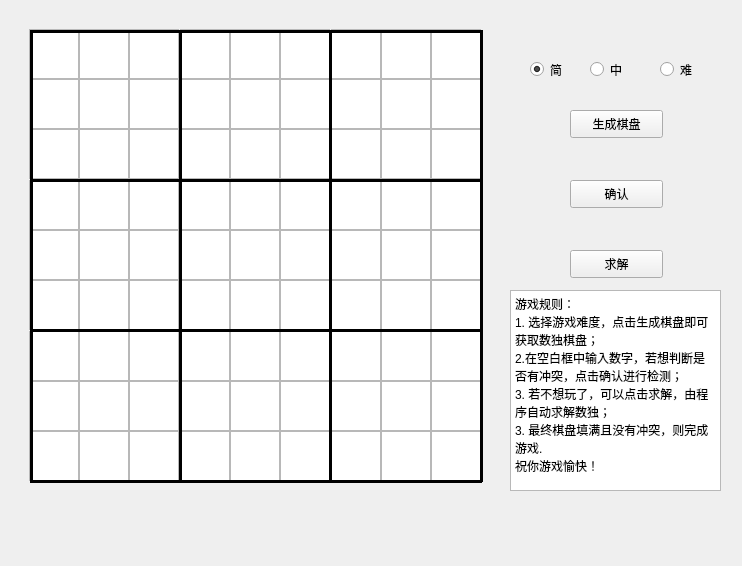
<?xml version="1.0" encoding="UTF-8"?>
<ui version="4.0">
 <class>MainWindow</class>
 <widget class="QMainWindow" name="MainWindow">
  <property name="geometry">
   <rect>
    <x>0</x>
    <y>0</y>
    <width>742</width>
    <height>566</height>
   </rect>
  </property>
  <property name="windowTitle">
   <string>MainWindow</string>
  </property>
  <widget class="QWidget" name="centralWidget">
   <widget class="QTextEdit" name="rank11">
    <property name="geometry">
     <rect>
      <x>29</x>
      <y>29</y>
      <width>50</width>
      <height>50</height>
     </rect>
    </property>
    <property name="font">
     <font>
      <family>Arial</family>
      <pointsize>18</pointsize>
     </font>
    </property>
   </widget>
   <widget class="QTextEdit" name="rank12">
    <property name="geometry">
     <rect>
      <x>79</x>
      <y>29</y>
      <width>50</width>
      <height>50</height>
     </rect>
    </property>
    <property name="font">
     <font>
      <family>Arial</family>
      <pointsize>18</pointsize>
     </font>
    </property>
   </widget>
   <widget class="QTextEdit" name="rank13">
    <property name="geometry">
     <rect>
      <x>129</x>
      <y>29</y>
      <width>50</width>
      <height>50</height>
     </rect>
    </property>
    <property name="font">
     <font>
      <family>Arial</family>
      <pointsize>18</pointsize>
     </font>
    </property>
    <property name="autoFillBackground">
     <bool>false</bool>
    </property>
    <property name="lineWrapColumnOrWidth">
     <number>2</number>
    </property>
    <property name="cursorWidth">
     <number>2</number>
    </property>
   </widget>
   <widget class="QTextEdit" name="rank14">
    <property name="geometry">
     <rect>
      <x>180</x>
      <y>29</y>
      <width>50</width>
      <height>50</height>
     </rect>
    </property>
    <property name="font">
     <font>
      <family>Arial</family>
      <pointsize>18</pointsize>
     </font>
    </property>
   </widget>
   <widget class="QTextEdit" name="rank15">
    <property name="geometry">
     <rect>
      <x>230</x>
      <y>29</y>
      <width>50</width>
      <height>50</height>
     </rect>
    </property>
    <property name="font">
     <font>
      <family>Arial</family>
      <pointsize>18</pointsize>
     </font>
    </property>
   </widget>
   <widget class="QTextEdit" name="rank16">
    <property name="geometry">
     <rect>
      <x>280</x>
      <y>29</y>
      <width>50</width>
      <height>50</height>
     </rect>
    </property>
    <property name="font">
     <font>
      <family>Arial</family>
      <pointsize>18</pointsize>
     </font>
    </property>
   </widget>
   <widget class="QTextEdit" name="rank18">
    <property name="geometry">
     <rect>
      <x>381</x>
      <y>29</y>
      <width>50</width>
      <height>50</height>
     </rect>
    </property>
    <property name="font">
     <font>
      <family>Arial</family>
      <pointsize>18</pointsize>
     </font>
    </property>
   </widget>
   <widget class="QTextEdit" name="rank17">
    <property name="geometry">
     <rect>
      <x>331</x>
      <y>29</y>
      <width>50</width>
      <height>50</height>
     </rect>
    </property>
    <property name="font">
     <font>
      <family>Arial</family>
      <pointsize>18</pointsize>
     </font>
    </property>
   </widget>
   <widget class="QTextEdit" name="rank19">
    <property name="geometry">
     <rect>
      <x>431</x>
      <y>29</y>
      <width>50</width>
      <height>50</height>
     </rect>
    </property>
    <property name="font">
     <font>
      <family>Arial</family>
      <pointsize>18</pointsize>
     </font>
    </property>
   </widget>
   <widget class="QTextEdit" name="rank29">
    <property name="geometry">
     <rect>
      <x>431</x>
      <y>79</y>
      <width>50</width>
      <height>50</height>
     </rect>
    </property>
    <property name="font">
     <font>
      <family>Arial</family>
      <pointsize>18</pointsize>
     </font>
    </property>
   </widget>
   <widget class="QTextEdit" name="rank23">
    <property name="geometry">
     <rect>
      <x>129</x>
      <y>79</y>
      <width>50</width>
      <height>50</height>
     </rect>
    </property>
    <property name="font">
     <font>
      <family>Arial</family>
      <pointsize>18</pointsize>
     </font>
    </property>
   </widget>
   <widget class="QTextEdit" name="rank25">
    <property name="geometry">
     <rect>
      <x>230</x>
      <y>79</y>
      <width>50</width>
      <height>50</height>
     </rect>
    </property>
    <property name="font">
     <font>
      <family>Arial</family>
      <pointsize>18</pointsize>
     </font>
    </property>
   </widget>
   <widget class="QTextEdit" name="rank21">
    <property name="geometry">
     <rect>
      <x>29</x>
      <y>79</y>
      <width>50</width>
      <height>50</height>
     </rect>
    </property>
    <property name="font">
     <font>
      <family>Arial</family>
      <pointsize>18</pointsize>
     </font>
    </property>
   </widget>
   <widget class="QTextEdit" name="rank22">
    <property name="geometry">
     <rect>
      <x>79</x>
      <y>79</y>
      <width>50</width>
      <height>50</height>
     </rect>
    </property>
    <property name="font">
     <font>
      <family>Arial</family>
      <pointsize>18</pointsize>
     </font>
    </property>
   </widget>
   <widget class="QTextEdit" name="rank28">
    <property name="geometry">
     <rect>
      <x>381</x>
      <y>79</y>
      <width>50</width>
      <height>50</height>
     </rect>
    </property>
    <property name="font">
     <font>
      <family>Arial</family>
      <pointsize>18</pointsize>
     </font>
    </property>
   </widget>
   <widget class="QTextEdit" name="rank27">
    <property name="geometry">
     <rect>
      <x>331</x>
      <y>79</y>
      <width>50</width>
      <height>50</height>
     </rect>
    </property>
    <property name="font">
     <font>
      <family>Arial</family>
      <pointsize>18</pointsize>
     </font>
    </property>
   </widget>
   <widget class="QTextEdit" name="rank24">
    <property name="geometry">
     <rect>
      <x>180</x>
      <y>79</y>
      <width>50</width>
      <height>50</height>
     </rect>
    </property>
    <property name="font">
     <font>
      <family>Arial</family>
      <pointsize>18</pointsize>
     </font>
    </property>
   </widget>
   <widget class="QTextEdit" name="rank26">
    <property name="geometry">
     <rect>
      <x>280</x>
      <y>79</y>
      <width>50</width>
      <height>50</height>
     </rect>
    </property>
    <property name="font">
     <font>
      <family>Arial</family>
      <pointsize>18</pointsize>
     </font>
    </property>
   </widget>
   <widget class="QTextEdit" name="rank41">
    <property name="geometry">
     <rect>
      <x>29</x>
      <y>180</y>
      <width>50</width>
      <height>50</height>
     </rect>
    </property>
    <property name="font">
     <font>
      <family>Arial</family>
      <pointsize>18</pointsize>
     </font>
    </property>
   </widget>
   <widget class="QTextEdit" name="rank35">
    <property name="geometry">
     <rect>
      <x>230</x>
      <y>129</y>
      <width>50</width>
      <height>50</height>
     </rect>
    </property>
    <property name="font">
     <font>
      <family>Arial</family>
      <pointsize>18</pointsize>
     </font>
    </property>
   </widget>
   <widget class="QTextEdit" name="rank45">
    <property name="geometry">
     <rect>
      <x>230</x>
      <y>180</y>
      <width>50</width>
      <height>50</height>
     </rect>
    </property>
    <property name="font">
     <font>
      <family>Arial</family>
      <pointsize>18</pointsize>
     </font>
    </property>
   </widget>
   <widget class="QTextEdit" name="rank33">
    <property name="geometry">
     <rect>
      <x>129</x>
      <y>129</y>
      <width>50</width>
      <height>50</height>
     </rect>
    </property>
    <property name="font">
     <font>
      <family>Arial</family>
      <pointsize>18</pointsize>
     </font>
    </property>
   </widget>
   <widget class="QTextEdit" name="rank48">
    <property name="geometry">
     <rect>
      <x>381</x>
      <y>180</y>
      <width>50</width>
      <height>50</height>
     </rect>
    </property>
    <property name="font">
     <font>
      <family>Arial</family>
      <pointsize>18</pointsize>
     </font>
    </property>
   </widget>
   <widget class="QTextEdit" name="rank43">
    <property name="geometry">
     <rect>
      <x>129</x>
      <y>180</y>
      <width>50</width>
      <height>50</height>
     </rect>
    </property>
    <property name="font">
     <font>
      <family>Arial</family>
      <pointsize>18</pointsize>
     </font>
    </property>
   </widget>
   <widget class="QTextEdit" name="rank39">
    <property name="geometry">
     <rect>
      <x>431</x>
      <y>129</y>
      <width>50</width>
      <height>50</height>
     </rect>
    </property>
    <property name="font">
     <font>
      <family>Arial</family>
      <pointsize>18</pointsize>
     </font>
    </property>
   </widget>
   <widget class="QTextEdit" name="rank42">
    <property name="geometry">
     <rect>
      <x>79</x>
      <y>180</y>
      <width>50</width>
      <height>50</height>
     </rect>
    </property>
    <property name="font">
     <font>
      <family>Arial</family>
      <pointsize>18</pointsize>
     </font>
    </property>
   </widget>
   <widget class="QTextEdit" name="rank46">
    <property name="geometry">
     <rect>
      <x>280</x>
      <y>180</y>
      <width>50</width>
      <height>50</height>
     </rect>
    </property>
    <property name="font">
     <font>
      <family>Arial</family>
      <pointsize>18</pointsize>
     </font>
    </property>
   </widget>
   <widget class="QTextEdit" name="rank44">
    <property name="geometry">
     <rect>
      <x>180</x>
      <y>180</y>
      <width>50</width>
      <height>50</height>
     </rect>
    </property>
    <property name="font">
     <font>
      <family>Arial</family>
      <pointsize>18</pointsize>
     </font>
    </property>
   </widget>
   <widget class="QTextEdit" name="rank32">
    <property name="geometry">
     <rect>
      <x>79</x>
      <y>129</y>
      <width>50</width>
      <height>50</height>
     </rect>
    </property>
    <property name="font">
     <font>
      <family>Arial</family>
      <pointsize>18</pointsize>
     </font>
    </property>
   </widget>
   <widget class="QTextEdit" name="rank34">
    <property name="geometry">
     <rect>
      <x>180</x>
      <y>129</y>
      <width>50</width>
      <height>50</height>
     </rect>
    </property>
    <property name="font">
     <font>
      <family>Arial</family>
      <pointsize>18</pointsize>
     </font>
    </property>
   </widget>
   <widget class="QTextEdit" name="rank49">
    <property name="geometry">
     <rect>
      <x>431</x>
      <y>180</y>
      <width>50</width>
      <height>50</height>
     </rect>
    </property>
    <property name="font">
     <font>
      <family>Arial</family>
      <pointsize>18</pointsize>
     </font>
    </property>
   </widget>
   <widget class="QTextEdit" name="rank37">
    <property name="geometry">
     <rect>
      <x>331</x>
      <y>129</y>
      <width>50</width>
      <height>50</height>
     </rect>
    </property>
    <property name="font">
     <font>
      <family>Arial</family>
      <pointsize>18</pointsize>
     </font>
    </property>
   </widget>
   <widget class="QTextEdit" name="rank31">
    <property name="geometry">
     <rect>
      <x>29</x>
      <y>129</y>
      <width>50</width>
      <height>50</height>
     </rect>
    </property>
    <property name="font">
     <font>
      <family>Arial</family>
      <pointsize>18</pointsize>
     </font>
    </property>
   </widget>
   <widget class="QTextEdit" name="rank47">
    <property name="geometry">
     <rect>
      <x>331</x>
      <y>180</y>
      <width>50</width>
      <height>50</height>
     </rect>
    </property>
    <property name="font">
     <font>
      <family>Arial</family>
      <pointsize>18</pointsize>
     </font>
    </property>
   </widget>
   <widget class="QTextEdit" name="rank36">
    <property name="geometry">
     <rect>
      <x>280</x>
      <y>129</y>
      <width>50</width>
      <height>50</height>
     </rect>
    </property>
    <property name="font">
     <font>
      <family>Arial</family>
      <pointsize>18</pointsize>
     </font>
    </property>
   </widget>
   <widget class="QTextEdit" name="rank89">
    <property name="geometry">
     <rect>
      <x>431</x>
      <y>381</y>
      <width>50</width>
      <height>50</height>
     </rect>
    </property>
    <property name="font">
     <font>
      <family>Arial</family>
      <pointsize>18</pointsize>
     </font>
    </property>
    <property name="lineWrapMode">
     <enum>QTextEdit::WidgetWidth</enum>
    </property>
   </widget>
   <widget class="QTextEdit" name="rank62">
    <property name="geometry">
     <rect>
      <x>79</x>
      <y>280</y>
      <width>50</width>
      <height>50</height>
     </rect>
    </property>
    <property name="font">
     <font>
      <family>Arial</family>
      <pointsize>18</pointsize>
     </font>
    </property>
   </widget>
   <widget class="QTextEdit" name="rank83">
    <property name="geometry">
     <rect>
      <x>129</x>
      <y>381</y>
      <width>50</width>
      <height>50</height>
     </rect>
    </property>
    <property name="font">
     <font>
      <family>Arial</family>
      <pointsize>18</pointsize>
     </font>
    </property>
   </widget>
   <widget class="QTextEdit" name="rank61">
    <property name="geometry">
     <rect>
      <x>29</x>
      <y>280</y>
      <width>50</width>
      <height>50</height>
     </rect>
    </property>
    <property name="font">
     <font>
      <family>Arial</family>
      <pointsize>18</pointsize>
     </font>
    </property>
   </widget>
   <widget class="QTextEdit" name="rank71">
    <property name="geometry">
     <rect>
      <x>29</x>
      <y>331</y>
      <width>50</width>
      <height>50</height>
     </rect>
    </property>
    <property name="font">
     <font>
      <family>Arial</family>
      <pointsize>18</pointsize>
     </font>
    </property>
   </widget>
   <widget class="QTextEdit" name="rank53">
    <property name="geometry">
     <rect>
      <x>129</x>
      <y>230</y>
      <width>50</width>
      <height>50</height>
     </rect>
    </property>
    <property name="font">
     <font>
      <family>Arial</family>
      <pointsize>18</pointsize>
     </font>
    </property>
   </widget>
   <widget class="QTextEdit" name="rank68">
    <property name="geometry">
     <rect>
      <x>381</x>
      <y>280</y>
      <width>50</width>
      <height>50</height>
     </rect>
    </property>
    <property name="font">
     <font>
      <family>Arial</family>
      <pointsize>18</pointsize>
     </font>
    </property>
   </widget>
   <widget class="QTextEdit" name="rank76">
    <property name="geometry">
     <rect>
      <x>280</x>
      <y>331</y>
      <width>50</width>
      <height>50</height>
     </rect>
    </property>
    <property name="font">
     <font>
      <family>Arial</family>
      <pointsize>18</pointsize>
     </font>
    </property>
   </widget>
   <widget class="QTextEdit" name="rank88">
    <property name="geometry">
     <rect>
      <x>381</x>
      <y>381</y>
      <width>50</width>
      <height>50</height>
     </rect>
    </property>
    <property name="font">
     <font>
      <family>Arial</family>
      <pointsize>18</pointsize>
     </font>
    </property>
   </widget>
   <widget class="QTextEdit" name="rank51">
    <property name="geometry">
     <rect>
      <x>29</x>
      <y>230</y>
      <width>50</width>
      <height>50</height>
     </rect>
    </property>
    <property name="font">
     <font>
      <family>Arial</family>
      <pointsize>18</pointsize>
     </font>
    </property>
   </widget>
   <widget class="QTextEdit" name="rank78">
    <property name="geometry">
     <rect>
      <x>381</x>
      <y>331</y>
      <width>50</width>
      <height>50</height>
     </rect>
    </property>
    <property name="font">
     <font>
      <family>Arial</family>
      <pointsize>18</pointsize>
     </font>
    </property>
   </widget>
   <widget class="QTextEdit" name="rank52">
    <property name="geometry">
     <rect>
      <x>79</x>
      <y>230</y>
      <width>50</width>
      <height>50</height>
     </rect>
    </property>
    <property name="font">
     <font>
      <family>Arial</family>
      <pointsize>18</pointsize>
     </font>
    </property>
   </widget>
   <widget class="QTextEdit" name="rank82">
    <property name="geometry">
     <rect>
      <x>79</x>
      <y>381</y>
      <width>50</width>
      <height>50</height>
     </rect>
    </property>
    <property name="font">
     <font>
      <family>Arial</family>
      <pointsize>18</pointsize>
     </font>
    </property>
   </widget>
   <widget class="QTextEdit" name="rank69">
    <property name="geometry">
     <rect>
      <x>431</x>
      <y>280</y>
      <width>50</width>
      <height>50</height>
     </rect>
    </property>
    <property name="font">
     <font>
      <family>Arial</family>
      <pointsize>18</pointsize>
     </font>
    </property>
   </widget>
   <widget class="QTextEdit" name="rank85">
    <property name="geometry">
     <rect>
      <x>230</x>
      <y>381</y>
      <width>50</width>
      <height>50</height>
     </rect>
    </property>
    <property name="font">
     <font>
      <family>Arial</family>
      <pointsize>18</pointsize>
     </font>
    </property>
   </widget>
   <widget class="QTextEdit" name="rank63">
    <property name="geometry">
     <rect>
      <x>129</x>
      <y>280</y>
      <width>50</width>
      <height>50</height>
     </rect>
    </property>
    <property name="font">
     <font>
      <family>Arial</family>
      <pointsize>18</pointsize>
     </font>
    </property>
   </widget>
   <widget class="QTextEdit" name="rank84">
    <property name="geometry">
     <rect>
      <x>180</x>
      <y>381</y>
      <width>50</width>
      <height>50</height>
     </rect>
    </property>
    <property name="font">
     <font>
      <family>Arial</family>
      <pointsize>18</pointsize>
     </font>
    </property>
   </widget>
   <widget class="QTextEdit" name="rank87">
    <property name="geometry">
     <rect>
      <x>331</x>
      <y>381</y>
      <width>50</width>
      <height>50</height>
     </rect>
    </property>
    <property name="font">
     <font>
      <family>Arial</family>
      <pointsize>18</pointsize>
     </font>
    </property>
   </widget>
   <widget class="QTextEdit" name="rank54">
    <property name="geometry">
     <rect>
      <x>180</x>
      <y>230</y>
      <width>50</width>
      <height>50</height>
     </rect>
    </property>
    <property name="font">
     <font>
      <family>Arial</family>
      <pointsize>18</pointsize>
     </font>
    </property>
   </widget>
   <widget class="QTextEdit" name="rank75">
    <property name="geometry">
     <rect>
      <x>230</x>
      <y>331</y>
      <width>50</width>
      <height>50</height>
     </rect>
    </property>
    <property name="font">
     <font>
      <family>Arial</family>
      <pointsize>18</pointsize>
     </font>
    </property>
   </widget>
   <widget class="QTextEdit" name="rank55">
    <property name="geometry">
     <rect>
      <x>230</x>
      <y>230</y>
      <width>50</width>
      <height>50</height>
     </rect>
    </property>
    <property name="font">
     <font>
      <family>Arial</family>
      <pointsize>18</pointsize>
     </font>
    </property>
   </widget>
   <widget class="QTextEdit" name="rank81">
    <property name="geometry">
     <rect>
      <x>29</x>
      <y>381</y>
      <width>50</width>
      <height>50</height>
     </rect>
    </property>
    <property name="font">
     <font>
      <family>Arial</family>
      <pointsize>18</pointsize>
     </font>
    </property>
   </widget>
   <widget class="QTextEdit" name="rank67">
    <property name="geometry">
     <rect>
      <x>331</x>
      <y>280</y>
      <width>50</width>
      <height>50</height>
     </rect>
    </property>
    <property name="font">
     <font>
      <family>Arial</family>
      <pointsize>18</pointsize>
     </font>
    </property>
   </widget>
   <widget class="QTextEdit" name="rank56">
    <property name="geometry">
     <rect>
      <x>280</x>
      <y>230</y>
      <width>50</width>
      <height>50</height>
     </rect>
    </property>
    <property name="font">
     <font>
      <family>Arial</family>
      <pointsize>18</pointsize>
     </font>
    </property>
   </widget>
   <widget class="QTextEdit" name="rank57">
    <property name="geometry">
     <rect>
      <x>331</x>
      <y>230</y>
      <width>50</width>
      <height>50</height>
     </rect>
    </property>
    <property name="font">
     <font>
      <family>Arial</family>
      <pointsize>18</pointsize>
     </font>
    </property>
   </widget>
   <widget class="QTextEdit" name="rank72">
    <property name="geometry">
     <rect>
      <x>79</x>
      <y>331</y>
      <width>50</width>
      <height>50</height>
     </rect>
    </property>
    <property name="font">
     <font>
      <family>Arial</family>
      <pointsize>18</pointsize>
     </font>
    </property>
   </widget>
   <widget class="QTextEdit" name="rank79">
    <property name="geometry">
     <rect>
      <x>431</x>
      <y>331</y>
      <width>50</width>
      <height>50</height>
     </rect>
    </property>
    <property name="font">
     <font>
      <family>Arial</family>
      <pointsize>18</pointsize>
     </font>
    </property>
   </widget>
   <widget class="QTextEdit" name="rank66">
    <property name="geometry">
     <rect>
      <x>280</x>
      <y>280</y>
      <width>50</width>
      <height>50</height>
     </rect>
    </property>
    <property name="font">
     <font>
      <family>Arial</family>
      <pointsize>18</pointsize>
     </font>
    </property>
   </widget>
   <widget class="QTextEdit" name="rank59">
    <property name="geometry">
     <rect>
      <x>431</x>
      <y>230</y>
      <width>50</width>
      <height>50</height>
     </rect>
    </property>
    <property name="font">
     <font>
      <family>Arial</family>
      <pointsize>18</pointsize>
     </font>
    </property>
   </widget>
   <widget class="QTextEdit" name="rank65">
    <property name="geometry">
     <rect>
      <x>230</x>
      <y>280</y>
      <width>50</width>
      <height>50</height>
     </rect>
    </property>
    <property name="font">
     <font>
      <family>Arial</family>
      <pointsize>18</pointsize>
     </font>
    </property>
   </widget>
   <widget class="QTextEdit" name="rank73">
    <property name="geometry">
     <rect>
      <x>129</x>
      <y>331</y>
      <width>50</width>
      <height>50</height>
     </rect>
    </property>
    <property name="font">
     <font>
      <family>Arial</family>
      <pointsize>18</pointsize>
     </font>
    </property>
   </widget>
   <widget class="QTextEdit" name="rank58">
    <property name="geometry">
     <rect>
      <x>381</x>
      <y>230</y>
      <width>50</width>
      <height>50</height>
     </rect>
    </property>
    <property name="font">
     <font>
      <family>Arial</family>
      <pointsize>18</pointsize>
     </font>
    </property>
   </widget>
   <widget class="QTextEdit" name="rank74">
    <property name="geometry">
     <rect>
      <x>180</x>
      <y>331</y>
      <width>50</width>
      <height>50</height>
     </rect>
    </property>
    <property name="font">
     <font>
      <family>Arial</family>
      <pointsize>18</pointsize>
     </font>
    </property>
   </widget>
   <widget class="QTextEdit" name="rank64">
    <property name="geometry">
     <rect>
      <x>180</x>
      <y>280</y>
      <width>50</width>
      <height>50</height>
     </rect>
    </property>
    <property name="font">
     <font>
      <family>Arial</family>
      <pointsize>18</pointsize>
     </font>
    </property>
   </widget>
   <widget class="QTextEdit" name="rank86">
    <property name="geometry">
     <rect>
      <x>280</x>
      <y>381</y>
      <width>50</width>
      <height>50</height>
     </rect>
    </property>
    <property name="font">
     <font>
      <family>Arial</family>
      <pointsize>18</pointsize>
     </font>
    </property>
   </widget>
   <widget class="QTextEdit" name="rank77">
    <property name="geometry">
     <rect>
      <x>331</x>
      <y>331</y>
      <width>50</width>
      <height>50</height>
     </rect>
    </property>
    <property name="font">
     <font>
      <family>Arial</family>
      <pointsize>18</pointsize>
     </font>
    </property>
   </widget>
   <widget class="QTextEdit" name="rank91">
    <property name="geometry">
     <rect>
      <x>29</x>
      <y>431</y>
      <width>50</width>
      <height>50</height>
     </rect>
    </property>
    <property name="font">
     <font>
      <family>Arial</family>
      <pointsize>18</pointsize>
     </font>
    </property>
   </widget>
   <widget class="QTextEdit" name="rank93">
    <property name="geometry">
     <rect>
      <x>129</x>
      <y>431</y>
      <width>50</width>
      <height>50</height>
     </rect>
    </property>
    <property name="font">
     <font>
      <family>Arial</family>
      <pointsize>18</pointsize>
     </font>
    </property>
   </widget>
   <widget class="QTextEdit" name="rank97">
    <property name="geometry">
     <rect>
      <x>331</x>
      <y>431</y>
      <width>50</width>
      <height>50</height>
     </rect>
    </property>
    <property name="font">
     <font>
      <family>Arial</family>
      <pointsize>18</pointsize>
     </font>
    </property>
   </widget>
   <widget class="QTextEdit" name="rank94">
    <property name="geometry">
     <rect>
      <x>180</x>
      <y>431</y>
      <width>50</width>
      <height>50</height>
     </rect>
    </property>
    <property name="font">
     <font>
      <family>Arial</family>
      <pointsize>18</pointsize>
     </font>
    </property>
   </widget>
   <widget class="QTextEdit" name="rank99">
    <property name="geometry">
     <rect>
      <x>431</x>
      <y>431</y>
      <width>50</width>
      <height>50</height>
     </rect>
    </property>
    <property name="font">
     <font>
      <family>Arial</family>
      <pointsize>18</pointsize>
     </font>
    </property>
   </widget>
   <widget class="QTextEdit" name="rank98">
    <property name="geometry">
     <rect>
      <x>381</x>
      <y>431</y>
      <width>50</width>
      <height>50</height>
     </rect>
    </property>
    <property name="font">
     <font>
      <family>Arial</family>
      <pointsize>18</pointsize>
     </font>
    </property>
   </widget>
   <widget class="QTextEdit" name="rank95">
    <property name="geometry">
     <rect>
      <x>230</x>
      <y>431</y>
      <width>50</width>
      <height>50</height>
     </rect>
    </property>
    <property name="font">
     <font>
      <family>Arial</family>
      <pointsize>18</pointsize>
     </font>
    </property>
   </widget>
   <widget class="QTextEdit" name="rank96">
    <property name="geometry">
     <rect>
      <x>280</x>
      <y>431</y>
      <width>50</width>
      <height>50</height>
     </rect>
    </property>
    <property name="font">
     <font>
      <family>Arial</family>
      <pointsize>18</pointsize>
     </font>
    </property>
   </widget>
   <widget class="QTextEdit" name="rank92">
    <property name="geometry">
     <rect>
      <x>79</x>
      <y>431</y>
      <width>50</width>
      <height>50</height>
     </rect>
    </property>
    <property name="font">
     <font>
      <family>Arial</family>
      <pointsize>18</pointsize>
     </font>
    </property>
   </widget>
   <widget class="QPushButton" name="pushButton_1">
    <property name="geometry">
     <rect>
      <x>570</x>
      <y>110</y>
      <width>93</width>
      <height>28</height>
     </rect>
    </property>
    <property name="text">
     <string>生成棋盘</string>
    </property>
   </widget>
   <widget class="QRadioButton" name="radioButton_1">
    <property name="geometry">
     <rect>
      <x>530</x>
      <y>60</y>
      <width>41</width>
      <height>19</height>
     </rect>
    </property>
    <property name="text">
     <string>简</string>
    </property>
    <property name="checked">
     <bool>true</bool>
    </property>
   </widget>
   <widget class="QRadioButton" name="radioButton_2">
    <property name="geometry">
     <rect>
      <x>590</x>
      <y>60</y>
      <width>41</width>
      <height>19</height>
     </rect>
    </property>
    <property name="text">
     <string>中</string>
    </property>
   </widget>
   <widget class="QRadioButton" name="radioButton_3">
    <property name="geometry">
     <rect>
      <x>660</x>
      <y>60</y>
      <width>41</width>
      <height>19</height>
     </rect>
    </property>
    <property name="text">
     <string>难</string>
    </property>
   </widget>
   <widget class="QPushButton" name="pushButton_2">
    <property name="geometry">
     <rect>
      <x>570</x>
      <y>180</y>
      <width>93</width>
      <height>28</height>
     </rect>
    </property>
    <property name="text">
     <string>确认</string>
    </property>
   </widget>
   <widget class="QPushButton" name="pushButton_4">
    <property name="geometry">
     <rect>
      <x>570</x>
      <y>250</y>
      <width>93</width>
      <height>28</height>
     </rect>
    </property>
    <property name="text">
     <string>求解</string>
    </property>
   </widget>
   <widget class="QTextEdit" name="rank38">
    <property name="geometry">
     <rect>
      <x>381</x>
      <y>129</y>
      <width>50</width>
      <height>50</height>
     </rect>
    </property>
    <property name="font">
     <font>
      <family>Arial</family>
      <pointsize>18</pointsize>
     </font>
    </property>
   </widget>
   <widget class="Line" name="line">
    <property name="geometry">
     <rect>
      <x>30</x>
      <y>179</y>
      <width>452</width>
      <height>3</height>
     </rect>
    </property>
    <property name="styleSheet">
     <string notr="true">border-top: 2px solid black; 
background-color: black; </string>
    </property>
    <property name="lineWidth">
     <number>0</number>
    </property>
    <property name="midLineWidth">
     <number>2</number>
    </property>
    <property name="orientation">
     <enum>Qt::Horizontal</enum>
    </property>
   </widget>
   <widget class="Line" name="line_2">
    <property name="geometry">
     <rect>
      <x>30</x>
      <y>329</y>
      <width>452</width>
      <height>3</height>
     </rect>
    </property>
    <property name="styleSheet">
     <string notr="true">border-top: 2px solid black; 
background-color: black; </string>
    </property>
    <property name="lineWidth">
     <number>0</number>
    </property>
    <property name="midLineWidth">
     <number>2</number>
    </property>
    <property name="orientation">
     <enum>Qt::Horizontal</enum>
    </property>
   </widget>
   <widget class="Line" name="line_3">
    <property name="geometry">
     <rect>
      <x>179</x>
      <y>30</y>
      <width>3</width>
      <height>452</height>
     </rect>
    </property>
    <property name="styleSheet">
     <string notr="true">border-top: 2px solid black; 
background-color: black; </string>
    </property>
    <property name="orientation">
     <enum>Qt::Vertical</enum>
    </property>
   </widget>
   <widget class="Line" name="line_4">
    <property name="geometry">
     <rect>
      <x>329</x>
      <y>30</y>
      <width>3</width>
      <height>452</height>
     </rect>
    </property>
    <property name="styleSheet">
     <string notr="true">border-top: 2px solid black; 
background-color: black; </string>
    </property>
    <property name="orientation">
     <enum>Qt::Vertical</enum>
    </property>
   </widget>
   <widget class="Line" name="line_5">
    <property name="geometry">
     <rect>
      <x>30</x>
      <y>30</y>
      <width>452</width>
      <height>3</height>
     </rect>
    </property>
    <property name="styleSheet">
     <string notr="true">border-top: 2px solid black; 
background-color: black; </string>
    </property>
    <property name="lineWidth">
     <number>0</number>
    </property>
    <property name="midLineWidth">
     <number>2</number>
    </property>
    <property name="orientation">
     <enum>Qt::Horizontal</enum>
    </property>
   </widget>
   <widget class="Line" name="line_6">
    <property name="geometry">
     <rect>
      <x>30</x>
      <y>480</y>
      <width>452</width>
      <height>3</height>
     </rect>
    </property>
    <property name="styleSheet">
     <string notr="true">border-top: 2px solid black; 
background-color: black; </string>
    </property>
    <property name="lineWidth">
     <number>0</number>
    </property>
    <property name="midLineWidth">
     <number>2</number>
    </property>
    <property name="orientation">
     <enum>Qt::Horizontal</enum>
    </property>
   </widget>
   <widget class="Line" name="line_7">
    <property name="geometry">
     <rect>
      <x>30</x>
      <y>30</y>
      <width>3</width>
      <height>452</height>
     </rect>
    </property>
    <property name="styleSheet">
     <string notr="true">border-top: 2px solid black; 
background-color: black; </string>
    </property>
    <property name="orientation">
     <enum>Qt::Vertical</enum>
    </property>
   </widget>
   <widget class="Line" name="line_8">
    <property name="geometry">
     <rect>
      <x>480</x>
      <y>30</y>
      <width>3</width>
      <height>452</height>
     </rect>
    </property>
    <property name="styleSheet">
     <string notr="true">border-top: 2px solid black; 
background-color: black; </string>
    </property>
    <property name="orientation">
     <enum>Qt::Vertical</enum>
    </property>
   </widget>
   <widget class="QTextBrowser" name="textBrowser">
    <property name="geometry">
     <rect>
      <x>510</x>
      <y>290</y>
      <width>211</width>
      <height>201</height>
     </rect>
    </property>
    <property name="html">
     <string>&lt;!DOCTYPE HTML PUBLIC &quot;-//W3C//DTD HTML 4.0//EN&quot; &quot;http://www.w3.org/TR/REC-html40/strict.dtd&quot;&gt;
&lt;html&gt;&lt;head&gt;&lt;meta name=&quot;qrichtext&quot; content=&quot;1&quot; /&gt;&lt;style type=&quot;text/css&quot;&gt;
p, li { white-space: pre-wrap; }
&lt;/style&gt;&lt;/head&gt;&lt;body style=&quot; font-family:'SimSun'; font-size:9pt; font-weight:400; font-style:normal;&quot;&gt;
&lt;p style=&quot; margin-top:0px; margin-bottom:0px; margin-left:0px; margin-right:0px; -qt-block-indent:0; text-indent:0px;&quot;&gt;游戏规则：&lt;/p&gt;
&lt;p style=&quot; margin-top:0px; margin-bottom:0px; margin-left:0px; margin-right:0px; -qt-block-indent:0; text-indent:0px;&quot;&gt;1. 选择游戏难度，点击生成棋盘即可获取数独棋盘；&lt;/p&gt;
&lt;p style=&quot; margin-top:0px; margin-bottom:0px; margin-left:0px; margin-right:0px; -qt-block-indent:0; text-indent:0px;&quot;&gt;2.在空白框中输入数字，若想判断是否有冲突，点击确认进行检测；&lt;/p&gt;
&lt;p style=&quot; margin-top:0px; margin-bottom:0px; margin-left:0px; margin-right:0px; -qt-block-indent:0; text-indent:0px;&quot;&gt;3. 若不想玩了，可以点击求解，由程序自动求解数独；&lt;/p&gt;
&lt;p style=&quot; margin-top:0px; margin-bottom:0px; margin-left:0px; margin-right:0px; -qt-block-indent:0; text-indent:0px;&quot;&gt;3. 最终棋盘填满且没有冲突，则完成游戏.&lt;/p&gt;
&lt;p style=&quot; margin-top:0px; margin-bottom:0px; margin-left:0px; margin-right:0px; -qt-block-indent:0; text-indent:0px;&quot;&gt;祝你游戏愉快！&lt;/p&gt;&lt;/body&gt;&lt;/html&gt;</string>
    </property>
   </widget>
  </widget>
 </widget>
 <layoutdefault spacing="6" margin="11"/>
 <resources/>
 <connections/>
</ui>
